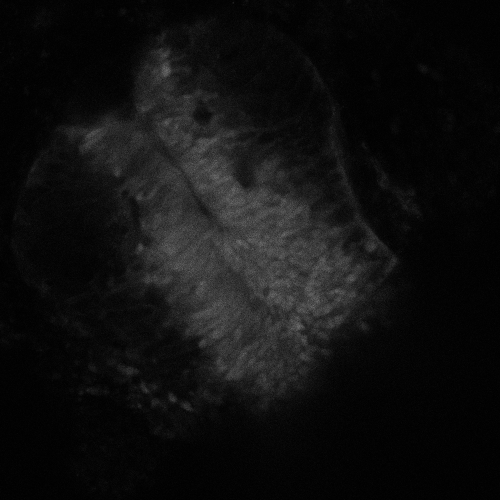
%> input picture Figure 5 - Spatial period analysis/Fig 5A - Image analysis pipeline/data/Exp1_2023_10_13/DMSO/Slice 2/DMSO slice 2_2023_10_13__21_14_16 z20.png, 1000 x 1000 px (shown at 1/2 size)
$ octave Slice2_DMSO.m   (GNU Octave 9; MATLAB toolbox functions it lacks are replaced by stand-ins)
%> lines starting %> are read from the running program, lines starting %| are printed output that depends on the picture
clear, clc, close all

polyNum = 4;

%% load data and rotate
imag=imread('DMSO slice 2_2023_10_13__21_14_16 z20.png');
%> imag is the input picture: size 1000x1000x3 uint8; min 0, max 146, mean 15.8
dx=1/2.35; % Magnification factor pixels/um
figure(1), clf, subplot(121), imshow(imag)
title('Raw data')
im=imrotate(imag,140,'bilinear','crop');
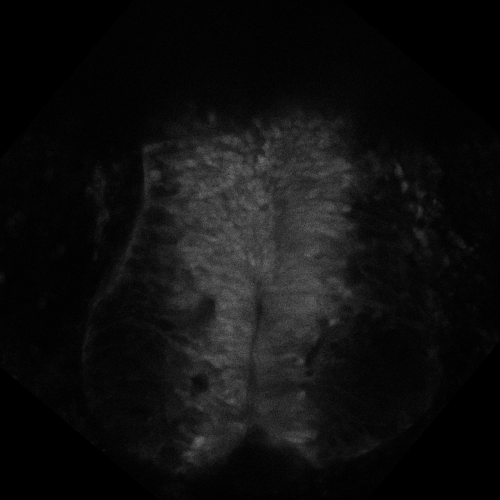
%> im: size 1000x1000x3 uint8 (shown at 1/2 size); min 0, max 129, mean 15.3
figure(1), subplot(122), imshow(im)
title('Rotated image')

%left roi
left_x = 470;
left_y = 310;
left_w = 20;
left_h = 560;

rectangle('Position',[left_x, left_y, left_w, left_h],...
          'Curvature',[0,0],...
         'LineWidth',1, 'EdgeColor','w')

%right roi
right_x = 560;
right_y = left_y;
right_w = 20;
right_h = left_h;

rectangle('Position',[right_x, right_y, right_w, right_h],...
          'Curvature',[0,0],...
         'LineWidth',1, 'EdgeColor','w')
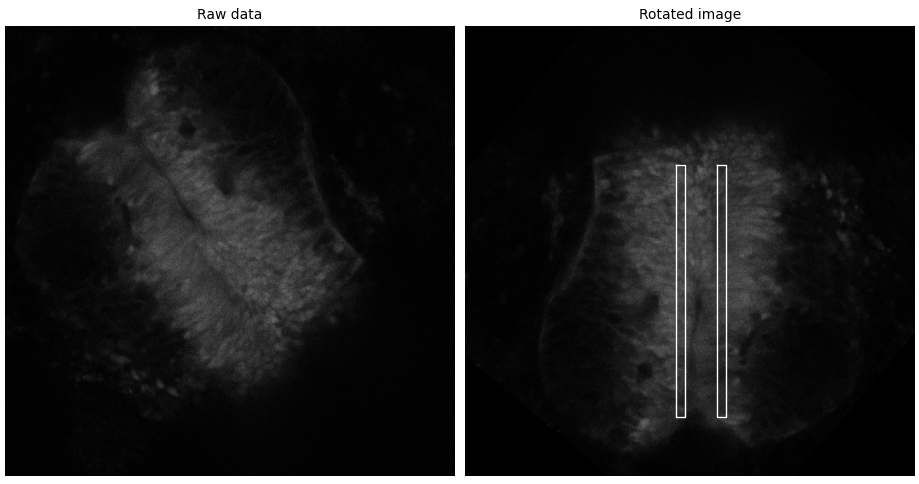
%> figure redrawn from the program's plot data, 2 panels


heightInMicrons = left_h*dx

% Crop to region of interest

roi_left=im(left_y:left_y+left_h, left_x:left_x+left_w);
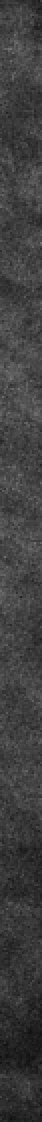
%> roi_left: size 561x21 uint8 (shown 2 times larger); min 15, max 118, mean 62.5

figure(2), subplot(241), imagesc(roi_left), title('Left side'), axis equal, xlim([0 size(roi_left,2)]);


roi_right=im(right_y:right_y+right_h, right_x:right_x+right_w);
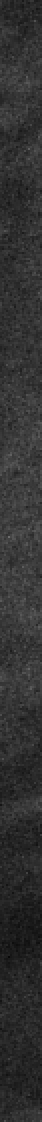
%> roi_right: size 561x21 uint8 (shown 2 times larger); min 8, max 109, mean 49.3
subplot(245), imagesc(roi_right), title('Right side'), axis equal, xlim([0 size(roi_left,2)]);;
colormap(jet)
%%
% get the mean across DV
% figure(10)
% plot(double(roi_left')); hold on
% plot(mean(double(roi_left')))
venus_left=mean(double(roi_left'));
%> venus_left = 561 values, max 86.86 at index 25, min 26.76 at index 529, mean 62.53
venus_right=mean(double(roi_right'));
%> venus_right = 561 values, max 70.86 at index 307, min 24.62 at index 472, mean 49.29
xl=[1:numel(venus_left)]*dx; % distance vect
%> xl = 561 values from 0.426 to 238.7
xr=[1:numel(venus_right)]*dx;
%> xr = 561 values from 0.426 to 238.7

% plot the data
figure(2),subplot(2,4,2),plot(xl,venus_left),hold on
xlabel('Distance (um)'), ylabel('Fluorescent Intensity');
% estimate trend
p = polyfit(xl,venus_left,polyNum);
%> p = [1.09e-07 -5.22e-05 0.00649 -0.159 65.05]
fit = polyval(p,xl);
%> fit = 561 values, max 72.8 at index 239, min 40.15 at index 561, mean 62.53
plot(xl,fit,'r'), title('Detrending line');
% acf of detrended
% get the ACF of mean venus
venus_left=venus_left-fit;
%> venus_left = 561 values, max 22.83 at index 25, min -15.98 at index 1, mean 2.2e-14
subplot(243), plot(xl,venus_left,'r');
%> after `plot(xl,venus_left,'r')`:
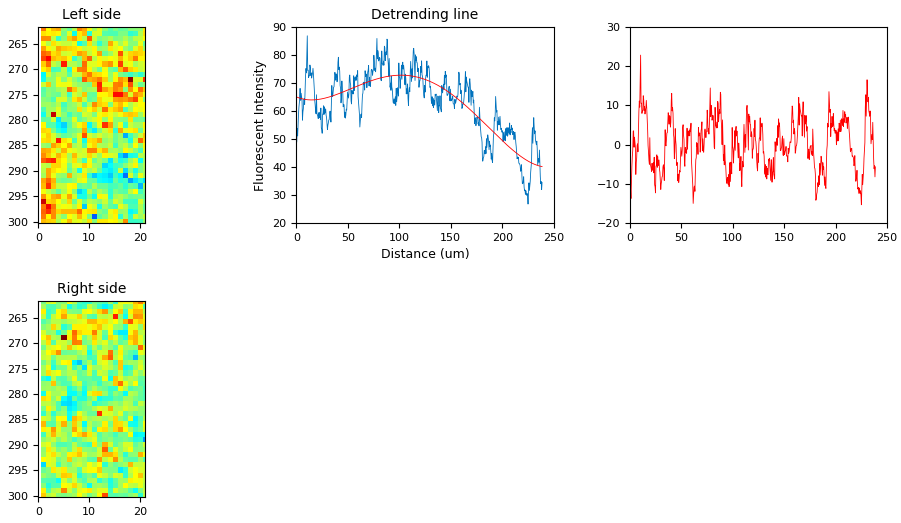
%> figure redrawn from the program's plot data, 4 panels
[r_left, lags]=xcorr(venus_left);
%> r_left = 1121 values, max 23319.8 at index 561, min -6221.1 at index 515, mean 3.25e-15; lags = 1121 values from -560 to 560
% apply some smoothing to acf-optional
%> (the run ends here)

$ run again, with Figure 5 - Spatial period analysis/Fig 5A - Image analysis pipeline/data/Exp1_2023_10_13/DMSO/Slice 2/DMSO slice 2_2023_10_13__21_14_16 z10.png copied over Figure 5 - Spatial period analysis/Fig 5A - Image analysis pipeline/data/Exp1_2023_10_13/DMSO/Slice 2/DMSO slice 2_2023_10_13__21_14_16 z20.png
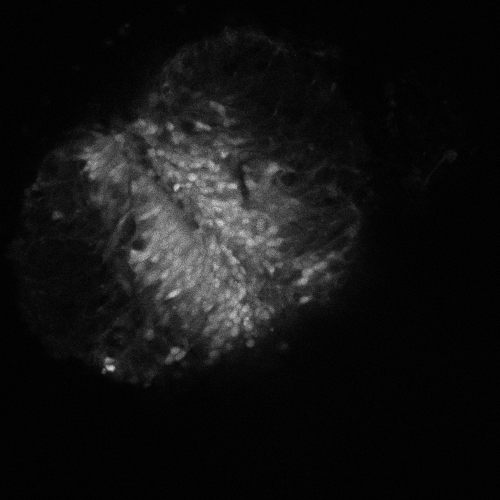
%> input picture Figure 5 - Spatial period analysis/Fig 5A - Image analysis pipeline/data/Exp1_2023_10_13/DMSO/Slice 2/DMSO slice 2_2023_10_13__21_14_16 z10.png, 1000 x 1000 px (shown at 1/2 size)
%> imag is the input picture: size 1000x1000x3 uint8; min 0, max 242, mean 19
%> `roi_right=im(right_y:right_y+right_h, right_x:right_x+right_w);`:
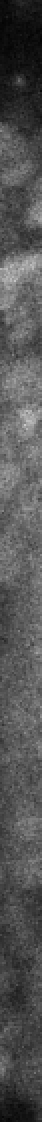
%> roi_right: size 561x21 uint8 (shown 2 times larger); min 4, max 201, mean 83.2
%> `venus_left=mean(double(roi_left'));`: venus_left = 561 values, max 151.5 at index 288, min 9.38 at index 2, mean 82.64
%> venus_right = 561 values, max 155.5 at index 135, min 11.52 at index 20, mean 83.18
%> p = [3.74e-07 -0.000181 0.0202 0.418 21.74]
%> fit = 561 values, max 127.7 at index 285, min 21.92 at index 1, mean 82.64
%> `venus_left=venus_left-fit;`: venus_left = 561 values, max 72.1 at index 44, min -33 at index 314, mean -4.2e-15
%> `plot(xl,venus_left,'r')`:
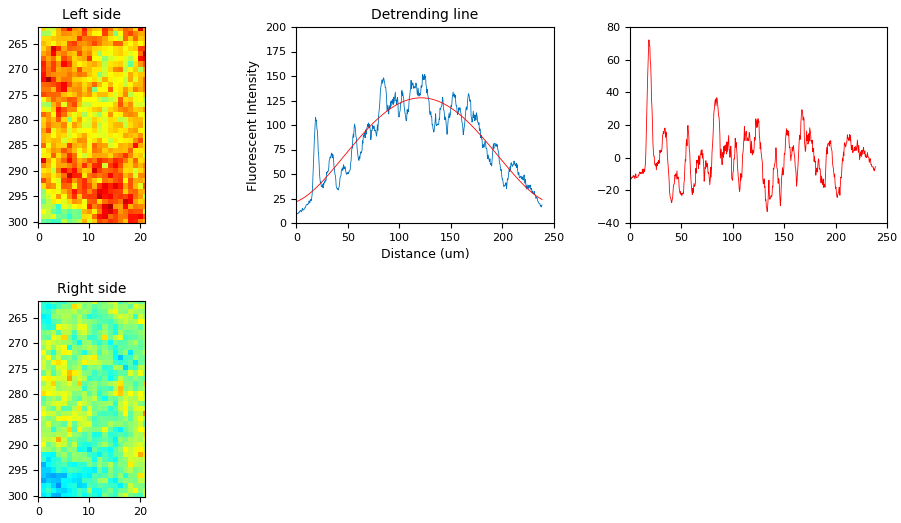
%> figure redrawn from the program's plot data, 4 panels
%> r_left = 1121 values, max 134057.5 at index 561, min -40605.6 at index 511, mean -1.3e-13; lags = 1121 values from -560 to 560
